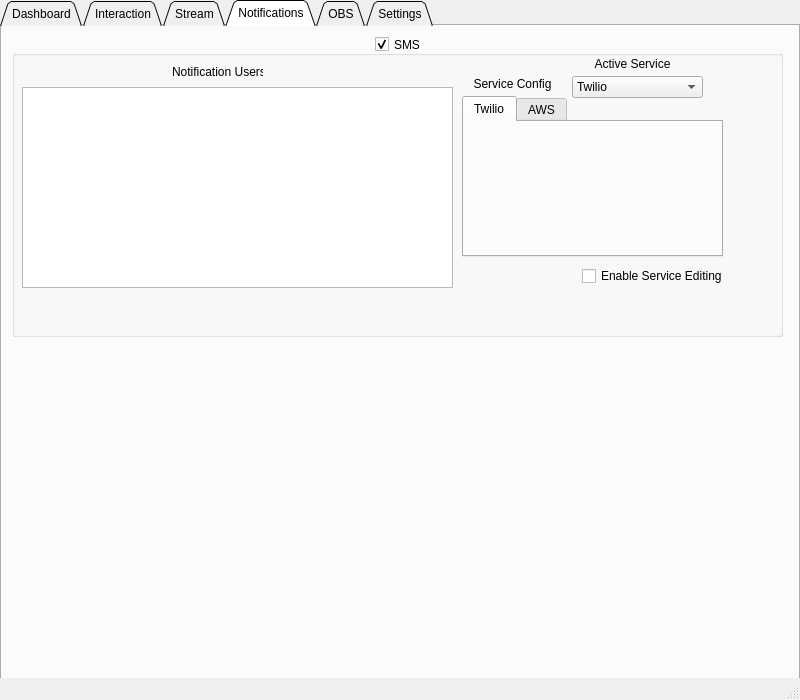
<?xml version="1.0" encoding="UTF-8"?>
<ui version="4.0">
 <class>MainWindow</class>
 <widget class="QMainWindow" name="MainWindow">
  <property name="geometry">
   <rect>
    <x>0</x>
    <y>0</y>
    <width>800</width>
    <height>700</height>
   </rect>
  </property>
  <property name="minimumSize">
   <size>
    <width>800</width>
    <height>700</height>
   </size>
  </property>
  <property name="maximumSize">
   <size>
    <width>800</width>
    <height>700</height>
   </size>
  </property>
  <property name="windowTitle">
   <string>MainWindow</string>
  </property>
  <widget class="QWidget" name="centralwidget">
   <widget class="QTabWidget" name="main_tab_widget">
    <property name="geometry">
     <rect>
      <x>0</x>
      <y>0</y>
      <width>800</width>
      <height>700</height>
     </rect>
    </property>
    <property name="minimumSize">
     <size>
      <width>800</width>
      <height>700</height>
     </size>
    </property>
    <property name="maximumSize">
     <size>
      <width>800</width>
      <height>700</height>
     </size>
    </property>
    <property name="tabShape">
     <enum>QTabWidget::Triangular</enum>
    </property>
    <property name="currentIndex">
     <number>3</number>
    </property>
    <widget class="QWidget" name="tab_12">
     <attribute name="title">
      <string>Dashboard</string>
     </attribute>
     <widget class="QLabel" name="dashboard_cur_title_label">
      <property name="geometry">
       <rect>
        <x>30</x>
        <y>40</y>
        <width>151</width>
        <height>41</height>
       </rect>
      </property>
      <property name="font">
       <font>
        <pointsize>10</pointsize>
        <weight>75</weight>
        <bold>true</bold>
       </font>
      </property>
      <property name="text">
       <string>Current Stream Title: </string>
      </property>
     </widget>
     <widget class="QLabel" name="dashboard_cur_title_text">
      <property name="geometry">
       <rect>
        <x>180</x>
        <y>50</y>
        <width>221</width>
        <height>21</height>
       </rect>
      </property>
      <property name="font">
       <font>
        <pointsize>11</pointsize>
        <weight>50</weight>
        <bold>false</bold>
       </font>
      </property>
      <property name="text">
       <string>None</string>
      </property>
     </widget>
     <widget class="QLabel" name="dashboard_next_title_label">
      <property name="geometry">
       <rect>
        <x>30</x>
        <y>70</y>
        <width>151</width>
        <height>41</height>
       </rect>
      </property>
      <property name="font">
       <font>
        <pointsize>10</pointsize>
        <weight>75</weight>
        <bold>true</bold>
       </font>
      </property>
      <property name="text">
       <string>Next Stream Title: </string>
      </property>
     </widget>
     <widget class="QLabel" name="dashboard_next_title_text">
      <property name="geometry">
       <rect>
        <x>160</x>
        <y>80</y>
        <width>221</width>
        <height>21</height>
       </rect>
      </property>
      <property name="font">
       <font>
        <pointsize>11</pointsize>
        <weight>50</weight>
        <bold>false</bold>
       </font>
      </property>
      <property name="text">
       <string>None</string>
      </property>
     </widget>
     <widget class="QPushButton" name="dashboard_cur_start_button">
      <property name="geometry">
       <rect>
        <x>210</x>
        <y>500</y>
        <width>171</width>
        <height>61</height>
       </rect>
      </property>
      <property name="font">
       <font>
        <pointsize>15</pointsize>
        <weight>75</weight>
        <bold>true</bold>
       </font>
      </property>
      <property name="text">
       <string>Start Stream</string>
      </property>
     </widget>
     <widget class="QPushButton" name="dashboard_cur_stop_button">
      <property name="geometry">
       <rect>
        <x>410</x>
        <y>500</y>
        <width>171</width>
        <height>61</height>
       </rect>
      </property>
      <property name="font">
       <font>
        <pointsize>15</pointsize>
        <weight>75</weight>
        <bold>true</bold>
       </font>
      </property>
      <property name="text">
       <string>Stop Stream</string>
      </property>
     </widget>
     <widget class="QLabel" name="dashboard_cur_status_label">
      <property name="geometry">
       <rect>
        <x>220</x>
        <y>580</y>
        <width>131</width>
        <height>41</height>
       </rect>
      </property>
      <property name="font">
       <font>
        <pointsize>25</pointsize>
        <weight>75</weight>
        <bold>true</bold>
       </font>
      </property>
      <property name="text">
       <string>Status:</string>
      </property>
     </widget>
     <widget class="QLabel" name="dashboard_cur_status_text">
      <property name="geometry">
       <rect>
        <x>360</x>
        <y>570</y>
        <width>211</width>
        <height>71</height>
       </rect>
      </property>
      <property name="font">
       <font>
        <pointsize>20</pointsize>
        <weight>75</weight>
        <bold>true</bold>
       </font>
      </property>
      <property name="text">
       <string>Not Streaming</string>
      </property>
     </widget>
    </widget>
    <widget class="QWidget" name="tab_13">
     <attribute name="title">
      <string>Interaction</string>
     </attribute>
     <widget class="QGroupBox" name="interaction_auto_group">
      <property name="geometry">
       <rect>
        <x>10</x>
        <y>270</y>
        <width>761</width>
        <height>271</height>
       </rect>
      </property>
      <property name="title">
       <string>Auto-Interaction</string>
      </property>
      <property name="alignment">
       <set>Qt::AlignCenter</set>
      </property>
      <property name="checkable">
       <bool>true</bool>
      </property>
      <property name="checked">
       <bool>false</bool>
      </property>
      <widget class="QComboBox" name="interaction_auto_service_combobox">
       <property name="geometry">
        <rect>
         <x>60</x>
         <y>30</y>
         <width>69</width>
         <height>22</height>
        </rect>
       </property>
       <item>
        <property name="text">
         <string>GPT</string>
        </property>
       </item>
       <item>
        <property name="text">
         <string>Custom</string>
        </property>
       </item>
      </widget>
      <widget class="QLabel" name="interaction_auto_service_label">
       <property name="geometry">
        <rect>
         <x>10</x>
         <y>30</y>
         <width>47</width>
         <height>21</height>
        </rect>
       </property>
       <property name="text">
        <string>Service:</string>
       </property>
      </widget>
      <widget class="QTabWidget" name="interaction_auto_tabs">
       <property name="geometry">
        <rect>
         <x>10</x>
         <y>70</y>
         <width>231</width>
         <height>191</height>
        </rect>
       </property>
       <property name="currentIndex">
        <number>0</number>
       </property>
       <widget class="QWidget" name="dw">
        <attribute name="title">
         <string>GPT</string>
        </attribute>
        <widget class="QLineEdit" name="interaction_auto_gpt_apikey_textbox">
         <property name="geometry">
          <rect>
           <x>60</x>
           <y>40</y>
           <width>161</width>
           <height>20</height>
          </rect>
         </property>
         <property name="inputMask">
          <string/>
         </property>
         <property name="text">
          <string/>
         </property>
         <property name="clearButtonEnabled">
          <bool>false</bool>
         </property>
        </widget>
        <widget class="QLabel" name="interaction_auto_gpt_apikey_label">
         <property name="geometry">
          <rect>
           <x>10</x>
           <y>40</y>
           <width>47</width>
           <height>20</height>
          </rect>
         </property>
         <property name="text">
          <string>API Key:</string>
         </property>
        </widget>
        <widget class="QCheckBox" name="interaction_auto_gpt_localapi_checkbox">
         <property name="geometry">
          <rect>
           <x>10</x>
           <y>10</y>
           <width>91</width>
           <height>17</height>
          </rect>
         </property>
         <property name="text">
          <string>Use local api</string>
         </property>
         <property name="checked">
          <bool>true</bool>
         </property>
        </widget>
       </widget>
       <widget class="QWidget" name="tab_15">
        <attribute name="title">
         <string>Custom</string>
        </attribute>
       </widget>
      </widget>
      <widget class="QCheckBox" name="interaction_auto_requireuser_checkbox">
       <property name="geometry">
        <rect>
         <x>250</x>
         <y>90</y>
         <width>211</width>
         <height>17</height>
        </rect>
       </property>
       <property name="text">
        <string>Require user to accept auto interaction</string>
       </property>
       <property name="checked">
        <bool>true</bool>
       </property>
      </widget>
     </widget>
     <widget class="QLabel" name="interaction_poll_label">
      <property name="geometry">
       <rect>
        <x>10</x>
        <y>20</y>
        <width>31</width>
        <height>16</height>
       </rect>
      </property>
      <property name="font">
       <font>
        <pointsize>10</pointsize>
        <weight>75</weight>
        <bold>true</bold>
       </font>
      </property>
      <property name="text">
       <string>Poll</string>
      </property>
     </widget>
     <widget class="QTableWidget" name="interaction_poll_tablewidget">
      <property name="geometry">
       <rect>
        <x>10</x>
        <y>40</y>
        <width>301</width>
        <height>71</height>
       </rect>
      </property>
     </widget>
     <widget class="QLineEdit" name="interaction_poll_textbox">
      <property name="geometry">
       <rect>
        <x>10</x>
        <y>120</y>
        <width>131</width>
        <height>20</height>
       </rect>
      </property>
     </widget>
     <widget class="QPushButton" name="interaction_poll_add_button">
      <property name="geometry">
       <rect>
        <x>150</x>
        <y>120</y>
        <width>41</width>
        <height>23</height>
       </rect>
      </property>
      <property name="text">
       <string>Add</string>
      </property>
     </widget>
     <widget class="QPushButton" name="interaction_poll_remove_button">
      <property name="geometry">
       <rect>
        <x>200</x>
        <y>120</y>
        <width>51</width>
        <height>23</height>
       </rect>
      </property>
      <property name="text">
       <string>Remove</string>
      </property>
     </widget>
     <widget class="QPushButton" name="interaction_poll_submit_button">
      <property name="geometry">
       <rect>
        <x>260</x>
        <y>120</y>
        <width>51</width>
        <height>23</height>
       </rect>
      </property>
      <property name="text">
       <string>Submit</string>
      </property>
     </widget>
     <widget class="QLabel" name="interaction_question_label">
      <property name="geometry">
       <rect>
        <x>330</x>
        <y>40</y>
        <width>71</width>
        <height>16</height>
       </rect>
      </property>
      <property name="font">
       <font>
        <pointsize>10</pointsize>
        <weight>75</weight>
        <bold>true</bold>
       </font>
      </property>
      <property name="text">
       <string>Question:</string>
      </property>
     </widget>
     <widget class="QLineEdit" name="interaction_question_textbox">
      <property name="geometry">
       <rect>
        <x>400</x>
        <y>40</y>
        <width>131</width>
        <height>20</height>
       </rect>
      </property>
     </widget>
     <widget class="QPushButton" name="interaction_question_submit_button">
      <property name="geometry">
       <rect>
        <x>540</x>
        <y>40</y>
        <width>51</width>
        <height>23</height>
       </rect>
      </property>
      <property name="text">
       <string>Submit</string>
      </property>
     </widget>
     <widget class="QLineEdit" name="interaction_comment_textbox">
      <property name="geometry">
       <rect>
        <x>400</x>
        <y>70</y>
        <width>131</width>
        <height>20</height>
       </rect>
      </property>
     </widget>
     <widget class="QPushButton" name="interaction_comment_submit_button">
      <property name="geometry">
       <rect>
        <x>540</x>
        <y>70</y>
        <width>51</width>
        <height>23</height>
       </rect>
      </property>
      <property name="text">
       <string>Submit</string>
      </property>
     </widget>
     <widget class="QLabel" name="interaction_comment_label">
      <property name="geometry">
       <rect>
        <x>330</x>
        <y>70</y>
        <width>71</width>
        <height>16</height>
       </rect>
      </property>
      <property name="font">
       <font>
        <pointsize>10</pointsize>
        <weight>75</weight>
        <bold>true</bold>
       </font>
      </property>
      <property name="text">
       <string>Comment:</string>
      </property>
     </widget>
     <widget class="QLabel" name="interaction_share_label">
      <property name="geometry">
       <rect>
        <x>330</x>
        <y>100</y>
        <width>71</width>
        <height>16</height>
       </rect>
      </property>
      <property name="font">
       <font>
        <pointsize>10</pointsize>
        <weight>75</weight>
        <bold>true</bold>
       </font>
      </property>
      <property name="text">
       <string>Share:</string>
      </property>
     </widget>
     <widget class="QLineEdit" name="interaction_share_textbox">
      <property name="geometry">
       <rect>
        <x>400</x>
        <y>100</y>
        <width>131</width>
        <height>20</height>
       </rect>
      </property>
     </widget>
     <widget class="QPushButton" name="interaction_share_submit_button">
      <property name="geometry">
       <rect>
        <x>540</x>
        <y>100</y>
        <width>51</width>
        <height>23</height>
       </rect>
      </property>
      <property name="text">
       <string>Submit</string>
      </property>
     </widget>
    </widget>
    <widget class="QWidget" name="tab">
     <attribute name="title">
      <string>Stream</string>
     </attribute>
     <widget class="QCheckBox" name="stream_settings_removetitle_checkbox">
      <property name="geometry">
       <rect>
        <x>480</x>
        <y>50</y>
        <width>191</width>
        <height>17</height>
       </rect>
      </property>
      <property name="text">
       <string>On stream end remove title</string>
      </property>
      <property name="checked">
       <bool>true</bool>
      </property>
     </widget>
     <widget class="QTableWidget" name="stream_titles_tablewidget">
      <property name="geometry">
       <rect>
        <x>30</x>
        <y>40</y>
        <width>341</width>
        <height>131</height>
       </rect>
      </property>
     </widget>
     <widget class="QLabel" name="stream_titles_label">
      <property name="geometry">
       <rect>
        <x>150</x>
        <y>10</y>
        <width>91</width>
        <height>21</height>
       </rect>
      </property>
      <property name="font">
       <font>
        <pointsize>10</pointsize>
        <weight>50</weight>
        <bold>false</bold>
       </font>
      </property>
      <property name="text">
       <string>Stream Titles</string>
      </property>
      <property name="alignment">
       <set>Qt::AlignCenter</set>
      </property>
     </widget>
     <widget class="QGroupBox" name="stream_titles_generator_group">
      <property name="geometry">
       <rect>
        <x>30</x>
        <y>180</y>
        <width>341</width>
        <height>221</height>
       </rect>
      </property>
      <property name="title">
       <string>Title Generator</string>
      </property>
      <widget class="QLabel" name="stream_titles_generator_team2_label">
       <property name="geometry">
        <rect>
         <x>10</x>
         <y>80</y>
         <width>47</width>
         <height>21</height>
        </rect>
       </property>
       <property name="text">
        <string>Team 2:</string>
       </property>
      </widget>
      <widget class="QLabel" name="stream_titles_generator_team1_label">
       <property name="geometry">
        <rect>
         <x>10</x>
         <y>50</y>
         <width>47</width>
         <height>21</height>
        </rect>
       </property>
       <property name="text">
        <string>Team 1:</string>
       </property>
      </widget>
      <widget class="QLineEdit" name="stream_titles_generator_grade_textbox">
       <property name="geometry">
        <rect>
         <x>90</x>
         <y>110</y>
         <width>121</width>
         <height>20</height>
        </rect>
       </property>
       <property name="text">
        <string/>
       </property>
      </widget>
      <widget class="QLabel" name="stream_titles_generator_grade_label">
       <property name="geometry">
        <rect>
         <x>10</x>
         <y>110</y>
         <width>81</width>
         <height>21</height>
        </rect>
       </property>
       <property name="text">
        <string>Division/Grade:</string>
       </property>
      </widget>
      <widget class="QLineEdit" name="stream_titles_generator_team2_textbox">
       <property name="geometry">
        <rect>
         <x>60</x>
         <y>80</y>
         <width>151</width>
         <height>20</height>
        </rect>
       </property>
       <property name="text">
        <string/>
       </property>
      </widget>
      <widget class="QLineEdit" name="stream_titles_generator_team1_textbox">
       <property name="geometry">
        <rect>
         <x>60</x>
         <y>50</y>
         <width>151</width>
         <height>20</height>
        </rect>
       </property>
       <property name="text">
        <string/>
       </property>
      </widget>
      <widget class="QCheckBox" name="stream_titles_generator_seperate_checkbox">
       <property name="geometry">
        <rect>
         <x>10</x>
         <y>20</y>
         <width>101</width>
         <height>17</height>
        </rect>
       </property>
       <property name="text">
        <string>Seperate games</string>
       </property>
       <property name="checked">
        <bool>true</bool>
       </property>
      </widget>
      <widget class="QCheckBox" name="stream_titles_generator_gradefirst_checkbox">
       <property name="geometry">
        <rect>
         <x>110</x>
         <y>20</y>
         <width>70</width>
         <height>17</height>
        </rect>
       </property>
       <property name="text">
        <string>Grade first</string>
       </property>
       <property name="checked">
        <bool>true</bool>
       </property>
      </widget>
      <widget class="QLabel" name="stream_titles_generator_preview_label">
       <property name="geometry">
        <rect>
         <x>10</x>
         <y>140</y>
         <width>47</width>
         <height>16</height>
        </rect>
       </property>
       <property name="font">
        <font>
         <pointsize>7</pointsize>
        </font>
       </property>
       <property name="text">
        <string>Preview:</string>
       </property>
      </widget>
      <widget class="QLabel" name="stream_titles_generator_preview_text">
       <property name="geometry">
        <rect>
         <x>60</x>
         <y>140</y>
         <width>161</width>
         <height>16</height>
        </rect>
       </property>
       <property name="font">
        <font>
         <pointsize>7</pointsize>
         <weight>50</weight>
         <bold>false</bold>
        </font>
       </property>
       <property name="text">
        <string>teteteet</string>
       </property>
      </widget>
      <widget class="QTextEdit" name="stream_titles_generator_addbefore_textbox">
       <property name="geometry">
        <rect>
         <x>240</x>
         <y>50</y>
         <width>101</width>
         <height>51</height>
        </rect>
       </property>
      </widget>
      <widget class="QTextEdit" name="stream_titles_generator_addafter_textbox">
       <property name="geometry">
        <rect>
         <x>240</x>
         <y>120</y>
         <width>101</width>
         <height>51</height>
        </rect>
       </property>
      </widget>
      <widget class="QLabel" name="stream_titles_generator_addafter_label">
       <property name="geometry">
        <rect>
         <x>260</x>
         <y>100</y>
         <width>61</width>
         <height>16</height>
        </rect>
       </property>
       <property name="text">
        <string>Add after</string>
       </property>
       <property name="alignment">
        <set>Qt::AlignCenter</set>
       </property>
      </widget>
      <widget class="QLabel" name="stream_titles_generator_addbefore_label">
       <property name="geometry">
        <rect>
         <x>260</x>
         <y>30</y>
         <width>61</width>
         <height>20</height>
        </rect>
       </property>
       <property name="text">
        <string>Add before</string>
       </property>
       <property name="alignment">
        <set>Qt::AlignCenter</set>
       </property>
      </widget>
      <widget class="QLineEdit" name="stream_titles_generator_streamkey_textbox">
       <property name="geometry">
        <rect>
         <x>80</x>
         <y>160</y>
         <width>131</width>
         <height>20</height>
        </rect>
       </property>
      </widget>
      <widget class="QLabel" name="stream_titles_generator_streamkey_label">
       <property name="geometry">
        <rect>
         <x>10</x>
         <y>160</y>
         <width>71</width>
         <height>16</height>
        </rect>
       </property>
       <property name="text">
        <string>Stream Key: </string>
       </property>
      </widget>
      <widget class="QLabel" name="stream_titles_generator_streamkey_note">
       <property name="geometry">
        <rect>
         <x>10</x>
         <y>180</y>
         <width>251</width>
         <height>31</height>
        </rect>
       </property>
       <property name="font">
        <font>
         <pointsize>7</pointsize>
         <italic>true</italic>
        </font>
       </property>
       <property name="text">
        <string> (Note: If &quot;Using persistent stream key&quot; is checked the stream key above will be ignored unless the persistent key is invalid)</string>
       </property>
       <property name="wordWrap">
        <bool>true</bool>
       </property>
      </widget>
      <widget class="QPushButton" name="stream_titles_generator_add_button">
       <property name="geometry">
        <rect>
         <x>270</x>
         <y>190</y>
         <width>61</width>
         <height>23</height>
        </rect>
       </property>
       <property name="text">
        <string>Add</string>
       </property>
      </widget>
     </widget>
     <widget class="QComboBox" name="stream_settings_platform_combobox">
      <property name="geometry">
       <rect>
        <x>620</x>
        <y>330</y>
        <width>81</width>
        <height>16</height>
       </rect>
      </property>
      <item>
       <property name="text">
        <string>Facebook</string>
       </property>
      </item>
      <item>
       <property name="text">
        <string>Youtube</string>
       </property>
      </item>
      <item>
       <property name="text">
        <string>Ínstagram</string>
       </property>
      </item>
      <item>
       <property name="text">
        <string>Tiktok</string>
       </property>
      </item>
      <item>
       <property name="text">
        <string>Custom Server</string>
       </property>
      </item>
     </widget>
     <widget class="QLabel" name="stream_settings_platform_label">
      <property name="geometry">
       <rect>
        <x>530</x>
        <y>330</y>
        <width>91</width>
        <height>16</height>
       </rect>
      </property>
      <property name="text">
       <string>Stream Platform</string>
      </property>
     </widget>
     <widget class="QTabWidget" name="stream_settings_config_tabs">
      <property name="geometry">
       <rect>
        <x>400</x>
        <y>350</y>
        <width>391</width>
        <height>231</height>
       </rect>
      </property>
      <property name="currentIndex">
       <number>0</number>
      </property>
      <widget class="QWidget" name="tab_7">
       <attribute name="title">
        <string>Facebook</string>
       </attribute>
       <widget class="QLabel" name="stream_settings_config_fb_persistentkey_label">
        <property name="geometry">
         <rect>
          <x>10</x>
          <y>10</y>
          <width>111</width>
          <height>16</height>
         </rect>
        </property>
        <property name="text">
         <string>Persistent Stream Key:</string>
        </property>
       </widget>
       <widget class="QLineEdit" name="stream_settings_config_fb_persistentkey_textbox">
        <property name="geometry">
         <rect>
          <x>130</x>
          <y>10</y>
          <width>161</width>
          <height>20</height>
         </rect>
        </property>
       </widget>
      </widget>
      <widget class="QWidget" name="tab_8">
       <attribute name="title">
        <string>Youtube</string>
       </attribute>
      </widget>
      <widget class="QWidget" name="tab_9">
       <attribute name="title">
        <string>Instagram</string>
       </attribute>
      </widget>
      <widget class="QWidget" name="tab_10">
       <attribute name="title">
        <string>Tiktok</string>
       </attribute>
      </widget>
      <widget class="QWidget" name="tab_11">
       <attribute name="title">
        <string>Custom Server</string>
       </attribute>
      </widget>
     </widget>
     <widget class="QLabel" name="stream_settings_config_label">
      <property name="geometry">
       <rect>
        <x>400</x>
        <y>330</y>
        <width>121</width>
        <height>16</height>
       </rect>
      </property>
      <property name="text">
       <string>Stream Endpoint Config</string>
      </property>
     </widget>
     <widget class="QCheckBox" name="stream_settings_dashonstart_checkbox">
      <property name="geometry">
       <rect>
        <x>480</x>
        <y>70</y>
        <width>191</width>
        <height>17</height>
       </rect>
      </property>
      <property name="text">
       <string>Go to dashboard on stream start</string>
      </property>
      <property name="checked">
       <bool>true</bool>
      </property>
     </widget>
     <widget class="QCheckBox" name="stream_settings_savecompletion_checkbox">
      <property name="geometry">
       <rect>
        <x>480</x>
        <y>90</y>
        <width>211</width>
        <height>17</height>
       </rect>
      </property>
      <property name="text">
       <string>Save stream title for auto-completion</string>
      </property>
      <property name="checked">
       <bool>true</bool>
      </property>
     </widget>
     <widget class="QCheckBox" name="stream_settings_startafterend_checkbox">
      <property name="geometry">
       <rect>
        <x>480</x>
        <y>110</y>
        <width>241</width>
        <height>16</height>
       </rect>
      </property>
      <property name="text">
       <string>Start next stream immediately after ending</string>
      </property>
     </widget>
     <widget class="QLineEdit" name="stream_settings_backupurl_textinput">
      <property name="geometry">
       <rect>
        <x>500</x>
        <y>310</y>
        <width>201</width>
        <height>16</height>
       </rect>
      </property>
     </widget>
     <widget class="QLabel" name="stream_settings_backupurl_label">
      <property name="geometry">
       <rect>
        <x>400</x>
        <y>310</y>
        <width>101</width>
        <height>16</height>
       </rect>
      </property>
      <property name="text">
       <string>Backup Stream URL:</string>
      </property>
     </widget>
     <widget class="QCheckBox" name="stream_settings_persistentkeyenabled_checkbox">
      <property name="geometry">
       <rect>
        <x>480</x>
        <y>130</y>
        <width>161</width>
        <height>16</height>
       </rect>
      </property>
      <property name="text">
       <string>Using persistent stream key</string>
      </property>
      <property name="checked">
       <bool>true</bool>
      </property>
     </widget>
     <widget class="QLabel" name="stream_settings_persistentkeyenabled_label">
      <property name="geometry">
       <rect>
        <x>480</x>
        <y>150</y>
        <width>291</width>
        <height>31</height>
       </rect>
      </property>
      <property name="font">
       <font>
        <pointsize>7</pointsize>
        <italic>true</italic>
       </font>
      </property>
      <property name="text">
       <string> (Note: Not all platforms have this option &amp; You can only have one stream at a time using a persitent stream key)</string>
      </property>
      <property name="wordWrap">
       <bool>true</bool>
      </property>
     </widget>
     <widget class="QGroupBox" name="stream_titles_custom_group">
      <property name="geometry">
       <rect>
        <x>30</x>
        <y>410</y>
        <width>341</width>
        <height>181</height>
       </rect>
      </property>
      <property name="title">
       <string>Custom Title</string>
      </property>
      <widget class="QTextEdit" name="stream_titles_custom_textbox">
       <property name="geometry">
        <rect>
         <x>90</x>
         <y>20</y>
         <width>251</width>
         <height>151</height>
        </rect>
       </property>
       <property name="html">
        <string>&lt;!DOCTYPE HTML PUBLIC &quot;-//W3C//DTD HTML 4.0//EN&quot; &quot;http://www.w3.org/TR/REC-html40/strict.dtd&quot;&gt;
&lt;html&gt;&lt;head&gt;&lt;meta name=&quot;qrichtext&quot; content=&quot;1&quot; /&gt;&lt;style type=&quot;text/css&quot;&gt;
p, li { white-space: pre-wrap; }
&lt;/style&gt;&lt;/head&gt;&lt;body style=&quot; font-family:'MS Shell Dlg 2'; font-size:8.25pt; font-weight:400; font-style:normal;&quot;&gt;
&lt;p style=&quot;-qt-paragraph-type:empty; margin-top:0px; margin-bottom:0px; margin-left:0px; margin-right:0px; -qt-block-indent:0; text-indent:0px;&quot;&gt;&lt;br /&gt;&lt;/p&gt;&lt;/body&gt;&lt;/html&gt;</string>
       </property>
      </widget>
      <widget class="QPushButton" name="stream_titles_custom_clear_button">
       <property name="geometry">
        <rect>
         <x>10</x>
         <y>30</y>
         <width>61</width>
         <height>23</height>
        </rect>
       </property>
       <property name="text">
        <string>Clear</string>
       </property>
      </widget>
      <widget class="QPushButton" name="stream_titles_custom_add_button">
       <property name="geometry">
        <rect>
         <x>10</x>
         <y>60</y>
         <width>61</width>
         <height>23</height>
        </rect>
       </property>
       <property name="text">
        <string>Add</string>
       </property>
      </widget>
     </widget>
     <widget class="QPushButton" name="stream_titles_remove_button">
      <property name="geometry">
       <rect>
        <x>310</x>
        <y>10</y>
        <width>61</width>
        <height>23</height>
       </rect>
      </property>
      <property name="text">
       <string>Remove</string>
      </property>
     </widget>
    </widget>
    <widget class="QWidget" name="tab_2">
     <attribute name="title">
      <string>Notifications</string>
     </attribute>
     <widget class="QGroupBox" name="groupBox">
      <property name="geometry">
       <rect>
        <x>10</x>
        <y>10</y>
        <width>771</width>
        <height>301</height>
       </rect>
      </property>
      <property name="font">
       <font>
        <weight>50</weight>
        <bold>false</bold>
       </font>
      </property>
      <property name="title">
       <string>SMS</string>
      </property>
      <property name="alignment">
       <set>Qt::AlignCenter</set>
      </property>
      <property name="checkable">
       <bool>true</bool>
      </property>
      <widget class="QLabel" name="notification_users_label">
       <property name="geometry">
        <rect>
         <x>160</x>
         <y>20</y>
         <width>91</width>
         <height>31</height>
        </rect>
       </property>
       <property name="text">
        <string>Notification Users</string>
       </property>
      </widget>
      <widget class="QLabel" name="notification_service_active_label">
       <property name="geometry">
        <rect>
         <x>570</x>
         <y>20</y>
         <width>101</width>
         <height>16</height>
        </rect>
       </property>
       <property name="text">
        <string>Active Service</string>
       </property>
       <property name="alignment">
        <set>Qt::AlignCenter</set>
       </property>
      </widget>
      <widget class="QTabWidget" name="notification_service_config_tabs">
       <property name="geometry">
        <rect>
         <x>450</x>
         <y>60</y>
         <width>261</width>
         <height>161</height>
        </rect>
       </property>
       <property name="currentIndex">
        <number>0</number>
       </property>
       <widget class="QWidget" name="tab_3">
        <attribute name="title">
         <string>Twilio</string>
        </attribute>
       </widget>
       <widget class="QWidget" name="tab_4">
        <attribute name="title">
         <string>AWS</string>
        </attribute>
       </widget>
      </widget>
      <widget class="QLabel" name="notification_service_config_label">
       <property name="geometry">
        <rect>
         <x>460</x>
         <y>40</y>
         <width>81</width>
         <height>16</height>
        </rect>
       </property>
       <property name="text">
        <string>Service Config</string>
       </property>
       <property name="alignment">
        <set>Qt::AlignCenter</set>
       </property>
      </widget>
      <widget class="QComboBox" name="notification_service_active_combobox">
       <property name="geometry">
        <rect>
         <x>560</x>
         <y>40</y>
         <width>131</width>
         <height>22</height>
        </rect>
       </property>
       <item>
        <property name="text">
         <string>Twilio</string>
        </property>
       </item>
       <item>
        <property name="text">
         <string>AWS</string>
        </property>
       </item>
      </widget>
      <widget class="QCheckBox" name="notification_service_config_editenabled_checkbox">
       <property name="geometry">
        <rect>
         <x>570</x>
         <y>230</y>
         <width>141</width>
         <height>20</height>
        </rect>
       </property>
       <property name="text">
        <string>Enable Service Editing</string>
       </property>
      </widget>
      <widget class="QTableWidget" name="notification_users_tablewidget">
       <property name="geometry">
        <rect>
         <x>10</x>
         <y>51</y>
         <width>431</width>
         <height>201</height>
        </rect>
       </property>
      </widget>
     </widget>
    </widget>
    <widget class="QWidget" name="tab_5">
     <attribute name="title">
      <string>OBS</string>
     </attribute>
    </widget>
    <widget class="QWidget" name="tab_6">
     <attribute name="title">
      <string>Settings</string>
     </attribute>
    </widget>
   </widget>
  </widget>
  <widget class="QMenuBar" name="menubar">
   <property name="geometry">
    <rect>
     <x>0</x>
     <y>0</y>
     <width>800</width>
     <height>21</height>
    </rect>
   </property>
  </widget>
  <widget class="QStatusBar" name="statusbar"/>
 </widget>
 <resources/>
 <connections/>
</ui>
